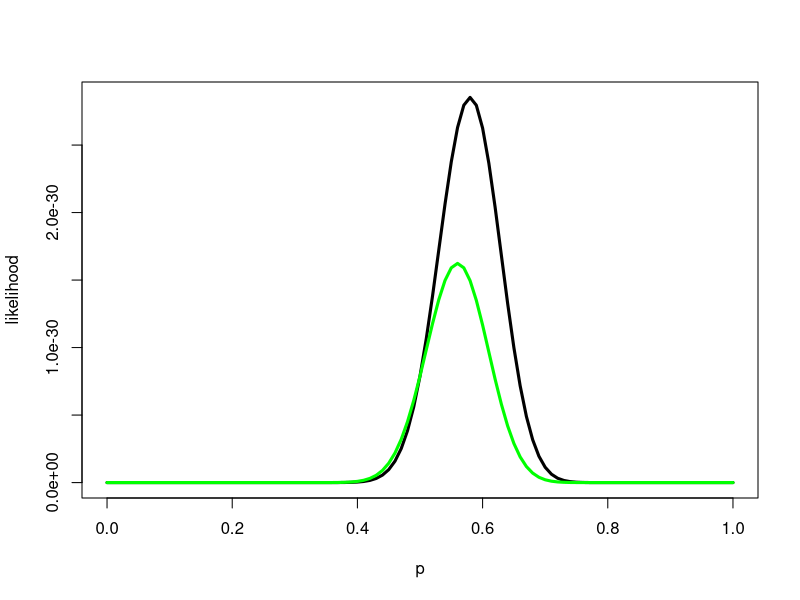
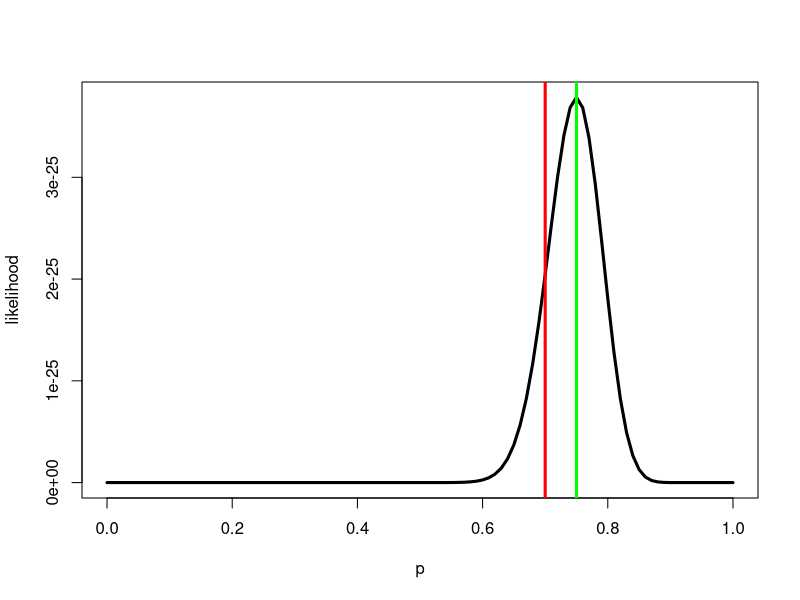
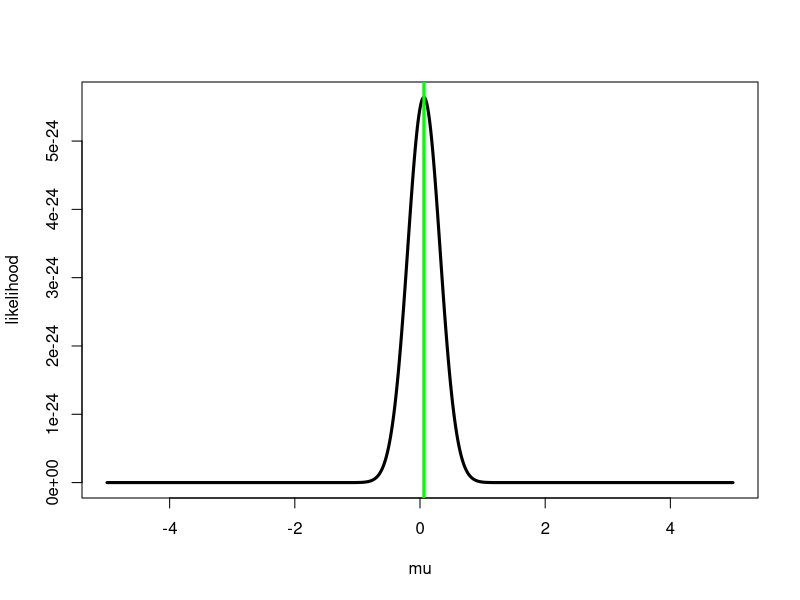
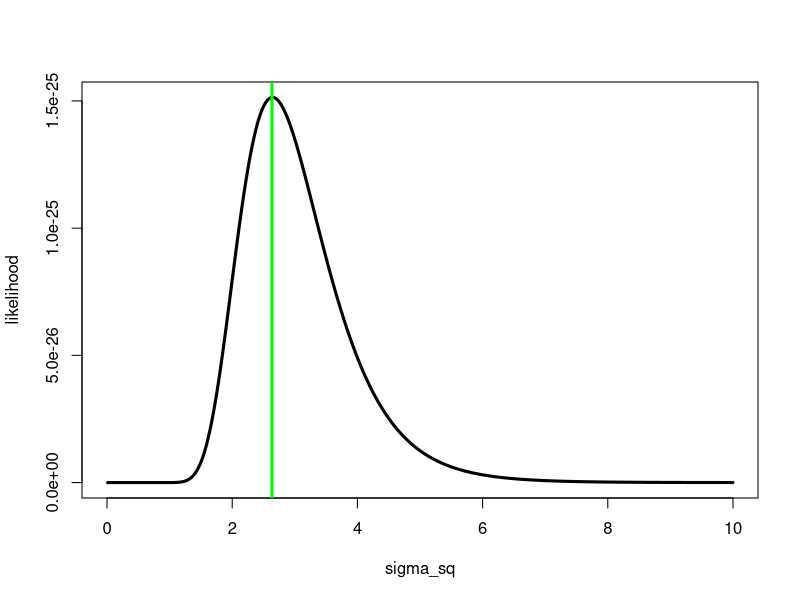

These charts were generated, in order, by the following R code:
# Likelihood inference


# Bernoulli (i.e., "coin toss") likelihood function
L = function( p, x)  return( p^sum(x) * (1-p)^sum(1 - x) )
L = Vectorize( L, vectorize.args="p")

# Input data from the coin toss experiment
x_pseudo = c( 1, 1, 0, 1, 0, 0, 0, 1, 0, 1,
              1, 1, 1, 1, 1, 1, 0, 0, 1, 0,
              1, 0, 0, 1, 1, 0, 0, 0, 0, 1,
              1, 0, 1, 1, 1, 1, 0, 1, 0, 0,
              1, 0, 0, 1, 0, 0, 0, 1, 1, 0,
              1, 1, 0, 1, 1, 1, 0, 0, 1, 0,
              0, 1, 1, 0, 1, 1, 1, 1, 0, 1,
					    1, 1, 1, 0, 1, 0, 1, 0, 0, 0,
					    1, 1, 1, 1, 1, 0, 1, 0, 1, 0,
					    0, 1, 1, 1, 0, 1, 0, 1, 0, 0)

x_real = c( 0, 1, 1, 0, 0, 0, 1, 0, 0, 0,
            1, 0, 0, 1, 1, 1, 0, 1, 1, 0,
            1, 1, 1, 0, 0, 1, 1, 1, 1, 1,
            0, 1, 1, 1, 1, 1, 1, 1, 0, 0,
            1, 0, 1, 0, 1, 1, 0, 1, 1, 1,
            0, 0, 0, 0, 1, 0, 1, 1, 1, 1,
            0, 0, 0, 1, 0, 1, 0, 1, 1, 1,
            1, 0, 1, 1, 1, 1, 0, 1, 1, 0,
            0, 1, 1, 1, 0, 1, 1, 1, 0, 0,
            1, 0, 1, 0, 1, 0, 0, 1, 0, 0)

# Which observed data has a higher likelihood consistent with p=.5?
L( .5, x_pseudo)
L( .5, x_real)

# Plot the likelihood for both data sets over a grid of values of p to determine
# value most consistent with the data
p_grid = seq( 0, 1, by=.01)
plot( p_grid, L( p_grid, x_real), xlab="p", ylab="likelihood", type="l",lwd=3)
lines( p_grid, L( p_grid, x_pseudo), col="green", lwd=3)

# Next, generate synthetic coin tosses for different values of p
n = 100
p_true = .7
x = (runif(n) < p_true)

p_grid = seq( 0, 1, by=.01)
plot( p_grid, L( p_grid, x), xlab="p", ylab="likelihood", type="l", lwd=3)
p_hat = mean(x)
abline( v=p_hat, col="green", lwd=3)
abline( v=p_true, col="red", lwd=3)


# How about the likelihood function for Gaussian data?
n = 30
mu = 0
sigma_sq = 2
x = rnorm( n=n, mean=mu, sd=sqrt(sigma_sq))

L = function( mu, sigma_sq, x){
	return( prod(exp(-.5*(x - mu)^2/sigma_sq) / sqrt(2 * pi * sigma_sq)) )
	# Note that this is equivalent to:
	# prod( dnorm( x, mean=mu, sd=sqrt(sigma_sq))
}


# Assume that sigma^2 is fixed, and plot over a grid of mu values
L_mu_vec = Vectorize( L, vectorize.args="mu")

x = rnorm( n=n, mean=mu, sd=sqrt(sigma_sq))
mu_grid = seq( -5, 5, by=.01)
plot( mu_grid, L_mu_vec( mu=mu_grid, sigma=sigma_sq, x), xlab="mu", 
      ylab="likelihood", type="l", lwd=3)
mu_hat = mean(x)
abline( v=mu_hat, col="green", lwd=3)


# Assume that mu is fixed, and plot over a grid of sigma^2 values
L_sigma_sq_vec = Vectorize( L, vectorize.args="sigma_sq")
sigma_sq_grid = seq( 0, 10, by=.01)

x = rnorm( n=n, mean=mu, sd=sqrt(sigma_sq))
plot( sigma_sq_grid, L_sigma_sq_vec( mu=mu_hat, sigma_sq=sigma_sq_grid, x), 
      xlab="sigma_sq", ylab="likelihood", type="l", lwd=3)
sigma_sq_hat = mean((x - mean(x))^2)
abline( v=sigma_sq_hat, col="green", lwd=3)







